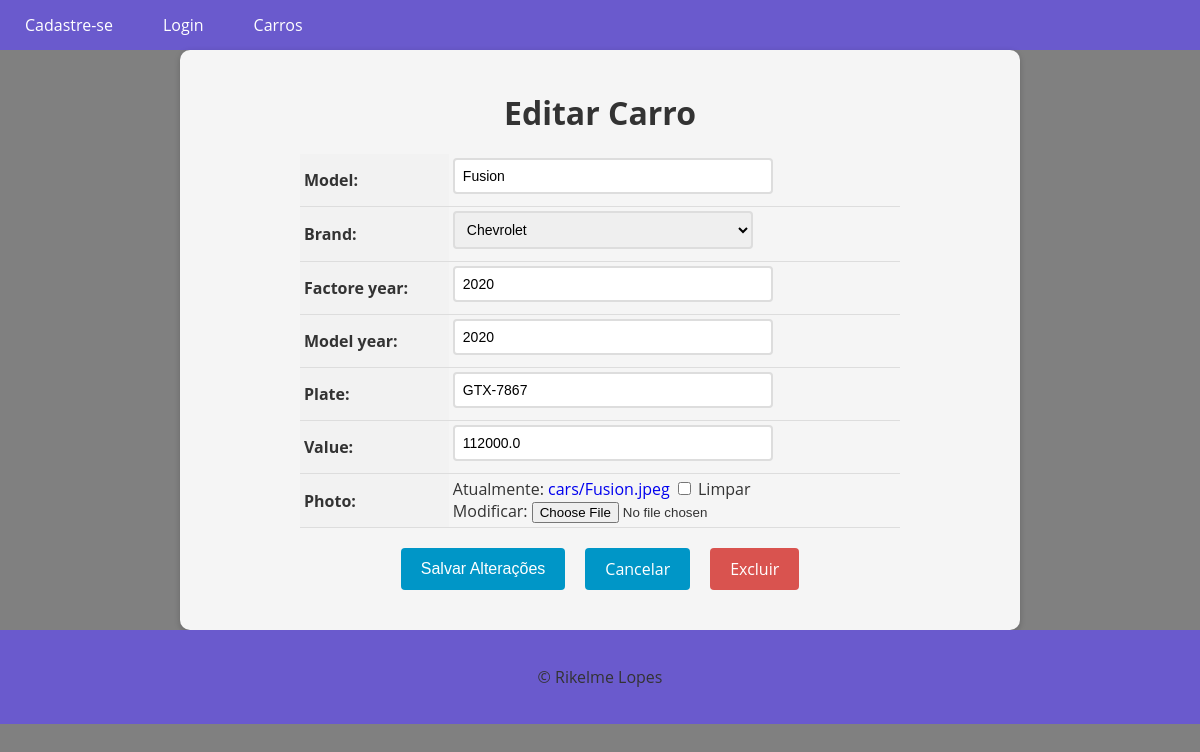
/car/5/update/, run on an earlier commit of the app's database.
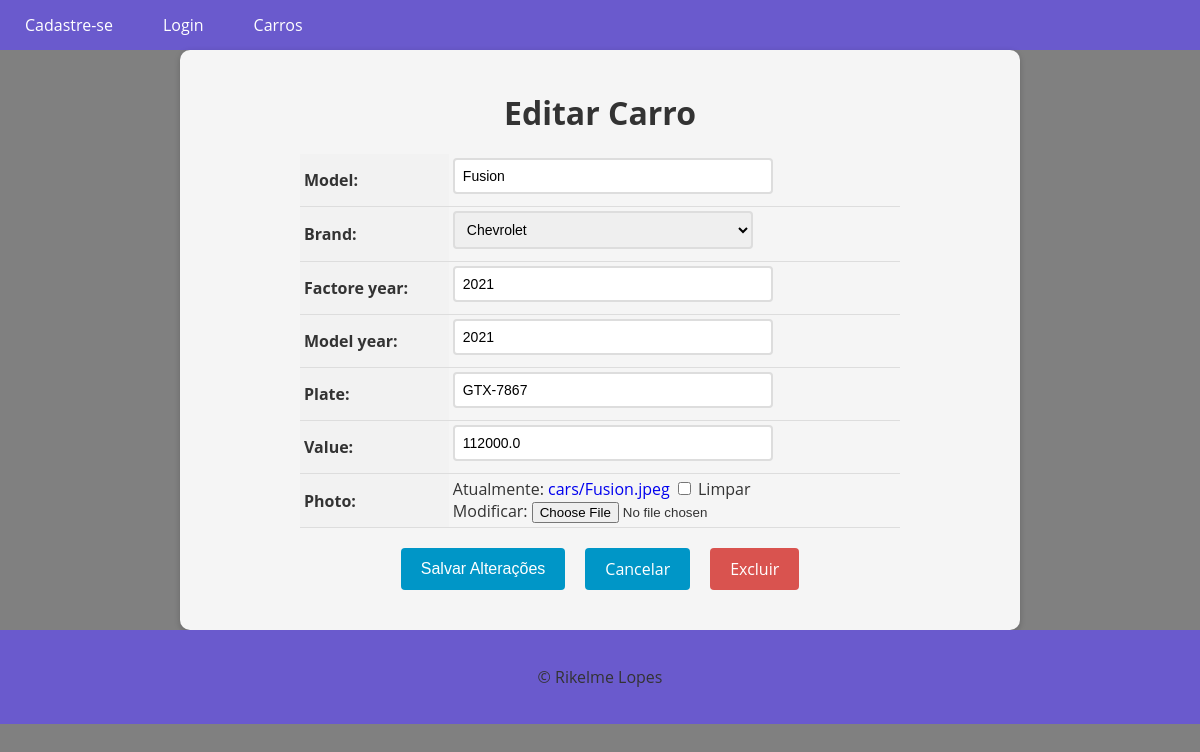
And on a later commit of the database.
### cars/models.py (models this page shows, shortened)
class Car (models.Model):
    id = models.AutoField(primary_key=True)
    model = models.CharField(max_length=200)
    brand = models.ForeignKey(Brand, on_delete= models.PROTECT, related_name= 'car_brand')
    factore_year = models.IntegerField(blank=True , null=True)
    model_year = models.IntegerField(blank=True , null=True)
    plate = models.CharField(max_length=10, blank=True, null=True)
    value = models.FloatField(blank=True , null=True)
    photo = models.ImageField(upload_to='cars/', blank=True, null=True)

### cars/views.py (the view, shortened to what this page needs)
# urls.py: path('car/<int:pk>/update/', CarUpdateView.as_view(), name= 'car_update'),
class CarUpdateView(UpdateView):
    model = Car
    form_class =CarModelForm
    template_name = 'car_update.html'
    success_url = '/cars/'

### cars/forms.py (shortened to what this page needs)
class CarModelForm(forms.ModelForm):
    class Meta:
        model = Car
        fields = '__all__'

### cars/models.py (called while the page is built)
    def __str__(self):
        return self.name

### cars/templates/car_update.html (shortened to what this page needs)
{% extends "base.html" %} {% block content %}
<form method="post" enctype="multipart/form-data">
  <h1>Editar Carro</h1>
  <table>
    {{ form.as_table }}
  </table>
  <div>
    <div class="buttons-container">
      <input type="submit" value="Salvar Alterações" class="btn btn-primary" />
      <a href="{% url 'cars_list' %}" class="btn btn-secondary">Cancelar</a>
      <a href="{% url 'car_delete' pk=object.pk %}" class="btn btn-danger"
        >Excluir</a
      >
    </div>
  </div>
</form>
{% endblock %}

What changed in the data, as far as the page shows it:
changed Car "Fusion": factore_year "2020" → "2021"; model_year "2020" → "2021"
